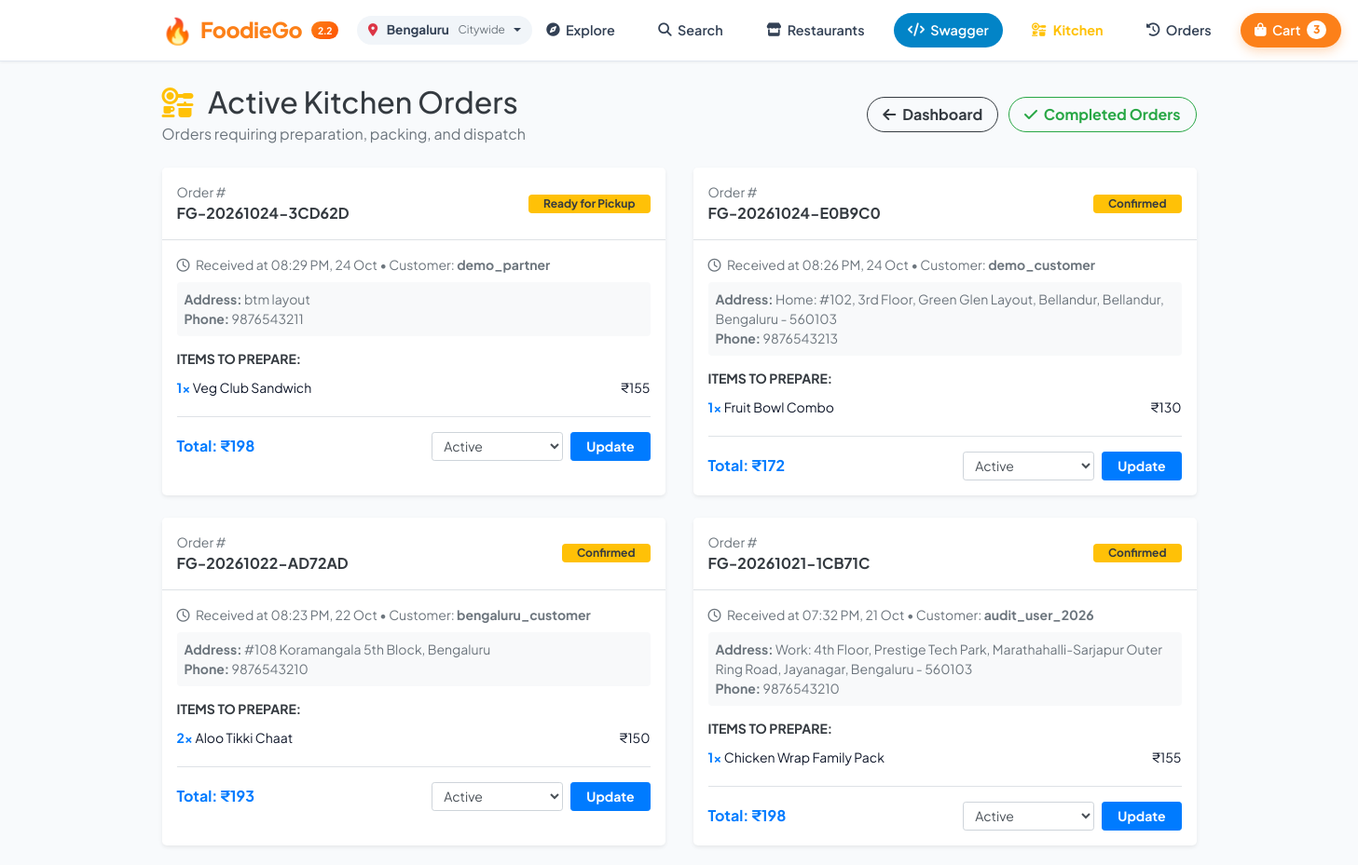
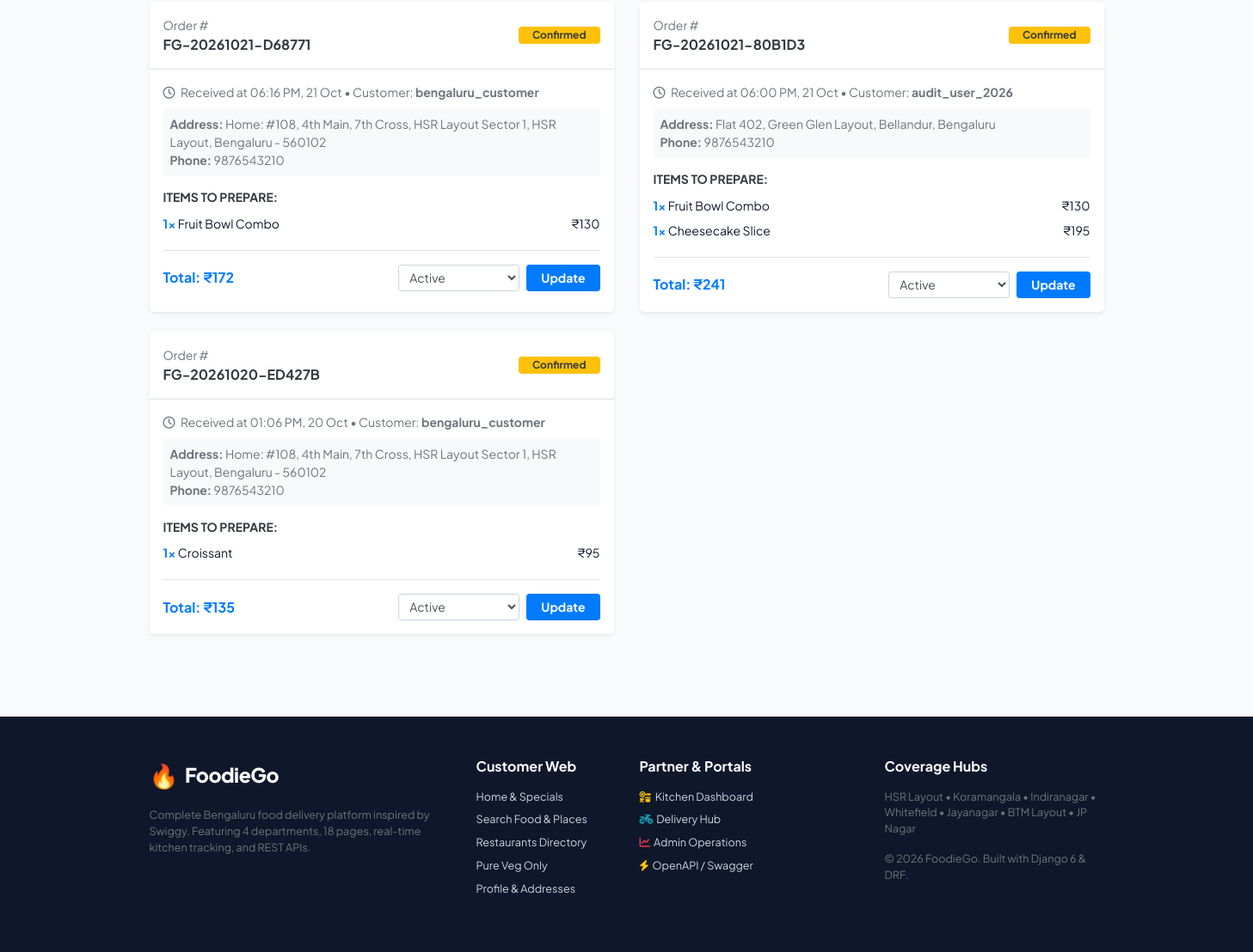
Page /pending_orders/ (signed in) on the committed database (2 pictures, top to bottom).
### main/models.py (models this page shows, shortened)
class Order(models.Model):
    ORDER_STATUS = (
        ('Confirmed', 'Confirmed'),
        ('Accepted', 'Accepted'),
        ('Preparing', 'Preparing'),
        ('Ready for Pickup', 'Ready for Pickup'),
        ('Picked Up', 'Picked Up'),
        ('Out for Delivery', 'Out for Delivery'),
        ('Delivered', 'Delivered'),
        ('Cancelled', 'Cancelled'),
        ('Active', 'Active'),  # For backwards compatibility with initial orders
    )
    order_number = models.CharField(max_length=50, unique=True, db_index=True)
    user = models.ForeignKey(User, on_delete=models.CASCADE, related_name='customer_orders')
    restaurant = models.ForeignKey(Restaurant, on_delete=models.SET_NULL, null=True, blank=True, related_name='orders')
    assigned_delivery_partner = models.ForeignKey(User, on_delete=models.SET_NULL, null=True, blank=True, related_name='assigned_deliveries')
    coupon = models.ForeignKey(Coupon, on_delete=models.SET_NULL, null=True, blank=True, related_name='used_orders')
    discount_amount = models.FloatField(default=0.0)
    delivery_address = models.TextField(default='Bengaluru, Karnataka')
    contact_phone = models.CharField(max_length=30, blank=True, default='')
    order_instructions = models.CharField(max_length=255, blank=True, default='')
    subtotal = models.FloatField(default=0.0)
    delivery_fee = models.FloatField(default=0.0)
    tax_amount = models.FloatField(default=0.0)
    total_amount = models.FloatField(default=0.0)
    status = models.CharField(max_length=30, choices=ORDER_STATUS, default='Confirmed', db_index=True)
    payment_method = models.CharField(max_length=50, default='Cash on Delivery (DEMO)')
    is_paid = models.BooleanField(default=False)
    razorpay_order_id = models.CharField(max_length=100, blank=True, null=True, db_index=True)
    razorpay_payment_id = models.CharField(max_length=100, blank=True, null=True, db_index=True)
    razorpay_signature = models.CharField(max_length=255, blank=True, null=True)
    rejection_reason = models.CharField(max_length=255, blank=True, default='')
    created_at = models.DateTimeField(default=timezone.now)
    accepted_at = models.DateTimeField(null=True, blank=True)
    ready_at = models.DateTimeField(null=True, blank=True)
    picked_up_at = models.DateTimeField(null=True, blank=True)
    delivery_date = models.DateTimeField(null=True, blank=True)
    cancelled_at = models.DateTimeField(null=True, blank=True)
    class Meta:
        ordering = ['-created_at']
        verbose_name = 'Order'
        verbose_name_plural = 'Orders'

class CartItems(models.Model):
    ORDER_STATUS = (
        ('Active', 'Active'),
        ('Delivered', 'Delivered'),
        ('Cancelled', 'Cancelled')
    )
    user = models.ForeignKey(User, on_delete=models.CASCADE, related_name='cart_items')
    item = models.ForeignKey(Item, on_delete=models.CASCADE)
    order = models.ForeignKey(Order, on_delete=models.SET_NULL, null=True, blank=True, related_name='cart_items')
    ordered = models.BooleanField(default=False)
    quantity = models.IntegerField(default=1)
    ordered_date = models.DateField(default=timezone.now)
    status = models.CharField(max_length=20, choices=ORDER_STATUS, default='Active')
    delivery_date = models.DateField(default=timezone.now)
    class Meta:
        verbose_name = 'Cart Item'
        verbose_name_plural = 'Cart Items'
    @property
    def subtotal(self):
        return round(self.quantity * self.item.price, 2)

class Item(models.Model):
    LABELS = (
        ('Best Selling Foods', 'Best Selling Foods'),
        ('New Food', 'New Food'),
        ('Spicy Foods🔥', 'Spicy Foods🔥'),
    )
    LABEL_COLOUR = (
        ('danger', 'danger'),
        ('success', 'success'),
        ('primary', 'primary'),
        ('info', 'info'),
        ('warning', 'warning'),
    )
    restaurant = models.ForeignKey(Restaurant, on_delete=models.CASCADE, related_name='menu_items', null=True, blank=True)
    title = models.CharField(max_length=200)
    description = models.TextField(blank=True, default='')
    price = models.FloatField()
    pieces = models.IntegerField(default=6)
    instructions = models.CharField(max_length=250, default="Available")
    image = models.ImageField(default='default.png', upload_to='images/', blank=True)
    labels = models.CharField(max_length=50, choices=LABELS, blank=True)
    label_colour = models.CharField(max_length=20, choices=LABEL_COLOUR, blank=True)
    slug = models.SlugField(max_length=250, default="foods")
    created_by = models.ForeignKey(User, on_delete=models.CASCADE, null=True, blank=True)
    category = models.CharField(max_length=100, default='Main Course', blank=True, db_index=True)
    is_veg = models.BooleanField(default=True)
    rating = models.FloatField(default=4.0)
    is_available = models.BooleanField(default=True)
    discount_percent = models.IntegerField(default=0)
    food_image_url = models.URLField(max_length=500, blank=True, default='')
    offer_label = models.CharField(max_length=100, blank=True, default='')
    demo_id = models.IntegerField(unique=True, null=True, blank=True, db_index=True)
    data_type = models.CharField(max_length=50, default='USER_CREATED')
    class Meta:
        ordering = ['-rating', 'title']
        verbose_name = 'Menu Item'
        verbose_name_plural = 'Menu Items'

### main/views.py (the view)
# urls.py: path('pending_orders/', views.pending_orders, name='pending_orders'),
@login_required
@admin_required
def pending_orders(request):
    orders = Order.objects.filter(status__in=['Confirmed', 'Accepted', 'Preparing', 'Ready for Pickup', 'Active']).order_by('-created_at')
    return render(request, 'main/pending_orders.html', {'orders': orders})

### main/context_processors.py (called while the page is built, shortened)
def cart_context(request):
    if request.user.is_authenticated:
        count = sum(ci.quantity for ci in CartItems.objects.filter(user=request.user, ordered=False))
        profile = getattr(request.user, 'profile', None)
        role = profile.role if profile else ('ADMIN' if request.user.is_superuser else 'CUSTOMER')
        restaurant = profile.restaurant if profile else None
        return {
            'cart_count': count,
            'current_user_role': role,
            'user_restaurant': restaurant,
            'is_restaurant_role': role in ['RESTAURANT', 'ADMIN'] or request.user.is_superuser,
            'is_delivery_role': role in ['DELIVERY', 'ADMIN'] or request.user.is_superuser,
            'is_admin_role': role == 'ADMIN' or request.user.is_superuser or request.user.is_staff,
        }

### main/templates/main/pending_orders.html (shortened to what this page needs)
{% extends "main/layout.html" %}
{% load static %}
{% block content %}
<div class="container py-4">
    <div class="d-flex align-items-center justify-content-between mb-4">
        <div>
            <h2 class="font-weight-extrabold text-dark mb-1">
                <i class="fa-solid fa-kitchen-set text-warning mr-2"></i> Active Kitchen Orders
            </h2>
            <p class="text-muted mb-0">Orders requiring preparation, packing, and dispatch</p>
        </div>
        <div>
            <a href="{% url 'main:admin_dashboard' %}" class="btn btn-outline-dark font-weight-bold rounded-pill px-3">
                <i class="fa-solid fa-arrow-left mr-1"></i> Dashboard
            </a>
            <a href="{% url 'main:admin_view' %}" class="btn btn-outline-success font-weight-bold rounded-pill px-3 ml-2">
                <i class="fa-solid fa-check mr-1"></i> Completed Orders
            </a>
        </div>
    </div>
    {% if orders %}
        <div class="row">
            {% for ord in orders %}
                <div class="col-lg-6 mb-4">
                    <div class="card border-0 shadow-sm rounded-lg overflow-hidden h-100">
                        <div class="card-header bg-white border-bottom p-3 d-flex justify-content-between align-items-center">
                            <div>
                                <span class="small text-muted d-block">Order #</span>
                                <strong class="text-dark font-monospace">{{ ord.order_number }}</strong>
                            </div>
                            <span class="badge badge-warning text-dark font-weight-bold px-3 py-1">
                                {{ ord.status }}
                            </span>
                        </div>
                        <div class="card-body p-3">
                            <div class="small text-muted mb-2">
                                <i class="fa-regular fa-clock mr-1"></i> Received at {{ ord.created_at|date:"h:i A, d M" }} • Customer: <strong>{{ ord.user.username }}</strong>
                            </div>
                            <div class="p-2 bg-light rounded text-muted small mb-3">
                                <strong>Address:</strong> {{ ord.delivery_address }}<br>
                                <strong>Phone:</strong> {{ ord.contact_phone|default:"Not specified" }}
                            </div>
                            <h6 class="font-weight-bold text-dark small text-uppercase mb-2">Items to Prepare:</h6>
                            <ul class="list-group list-group-flush mb-3">
                                {% for ci in ord.cart_items.all %}
                                    <li class="list-group-item px-0 py-1 border-0 d-flex justify-content-between small">
                                        <span><strong class="text-primary">{{ ci.quantity }}x</strong> {{ ci.item.title }}</span>
                                        <span>₹{{ ci.subtotal|floatformat:0 }}</span>
                                    </li>
                                {% endfor %}
                            </ul>
                            <div class="d-flex justify-content-between align-items-center pt-3 border-top">
                                <strong class="text-primary">Total: ₹{{ ord.total_amount|floatformat:0 }}</strong>
                                <form action="{% url 'main:update_status' ord.id %}" method="post" class="d-flex align-items-center" style="gap: 0.5rem;">
                                    <select name="status" class="form-control form-control-sm" style="width: auto;">
                                        <option value="Active" {% if ord.status == 'Active' %}selected{% endif %}>Active</option>
                                    </select>
                                    <button type="submit" class="btn btn-sm btn-primary font-weight-bold px-3">
                                        Update
                                    </button>
                                </form>
                            </div>
                        </div>
                    </div>
                </div>
            {% endfor %}
        </div>
    {% endif %}
</div>
{% endblock %}

### main/static/main/foodiego.css (style rules this page uses)
:root { --primary: #fc8019; --primary-hover: #e06c07; --primary-light: #fff5ed; --secondary: #10b981; --secondary-light: #ecfdf5; --danger: #ef4444; --danger-light: #fef2f2; --dark: #0f172a; --slate-800: #1e293b; --slate-700: #334155; --slate-600: #475569; --slate-500: #64748b; --slate-300: #cbd5e1; --slate-100: #f1f5f9; --bg-page: #f8fafc; --card-bg: #ffffff; --border-color: #e2e8f0; --radius-sm: 8px; --radius-md: 14px; --radius-lg: 20px; --radius-full: 9999px; --shadow-sm: 0 1px 3px rgba(15, 23, 42, 0.06); --shadow-md: 0 8px 20px -4px rgba(15, 23, 42, 0.08), 0 4px 8px -2px rgba(15, 23, 42, 0.04); --shadow-lg: 0 20px 30px -8px rgba(15, 23, 42, 0.12), 0 8px 12px -4px rgba(15, 23, 42, 0.05); --transition: all 0.22s cubic-bezier(0.4, 0, 0.2, 1); }
* { box-sizing: border-box; margin: 0; padding: 0; }
body { font-family: 'Plus Jakarta Sans', -apple-system, BlinkMacSystemFont, 'Segoe UI', Roboto, sans-serif; background-color: var(--bg-page); color: var(--dark); line-height: 1.5; -webkit-font-smoothing: antialiased; }
.card-body { padding: 1.15rem; display: flex; flex-direction: column; flex: 1; }

### rows in the picture
Order: order_number "FG-20261024-3CD62D", status "Ready for Pickup", created_at "08:29 PM, 24 Oct", user.username "demo_partner", delivery_address "btm layout", contact_phone "9876543211", total_amount "198"
CartItems: quantity "1", item "Veg Club Sandwich", subtotal "155"
Order: order_number "FG-20261024-E0B9C0", status "Confirmed", created_at "08:26 PM, 24 Oct", user.username "demo_customer", delivery_address "Home: #102, 3rd Floor, Green Glen Layout, Bellandur, Bellandur, Bengaluru - 560103", contact_phone "9876543213", total_amount "172"
CartItems: quantity "1", item "Fruit Bowl Combo", subtotal "130"
Order: order_number "FG-20261022-AD72AD", status "Confirmed", created_at "08:23 PM, 22 Oct", user.username "bengaluru_customer", delivery_address "#108 Koramangala 5th Block, Bengaluru", contact_phone "9876543210", total_amount "193"
CartItems: quantity "2", item "Aloo Tikki Chaat", subtotal "150"
Order: order_number "FG-20261021-1CB71C", status "Confirmed", created_at "07:32 PM, 21 Oct", user.username "audit_user_2026", delivery_address "Work: 4th Floor, Prestige Tech Park, Marathahalli-Sarjapur Outer Ring Road, Jayanagar, Bengaluru - 560103", contact_phone "9876543210", total_amount "198"
CartItems: quantity "1", item "Chicken Wrap Family Pack", subtotal "155"
Order: order_number "FG-20261021-D68771", status "Confirmed", created_at "06:16 PM, 21 Oct", user.username "bengaluru_customer", delivery_address "Home: #108, 4th Main, 7th Cross, HSR Layout Sector 1, HSR Layout, Bengaluru - 560102", contact_phone "9876543210", total_amount "172"
CartItems: quantity "1", item "Fruit Bowl Combo", subtotal "130"
Order: order_number "FG-20261021-80B1D3", status "Confirmed", created_at "06:00 PM, 21 Oct", user.username "audit_user_2026", delivery_address "Flat 402, Green Glen Layout, Bellandur, Bengaluru", contact_phone "9876543210", total_amount "241"
CartItems: quantity "1", item "Fruit Bowl Combo", subtotal "130"
CartItems: quantity "1", item "Cheesecake Slice", subtotal "195"
Order: order_number "FG-20261020-ED427B", status "Confirmed", created_at "01:06 PM, 20 Oct", user.username "bengaluru_customer", delivery_address "Home: #108, 4th Main, 7th Cross, HSR Layout Sector 1, HSR Layout, Bengaluru - 560102", contact_phone "9876543210", total_amount "135"
CartItems: quantity "1", item "Croissant", subtotal "95"

### other values in the picture
{{ cart_count }} "3"
